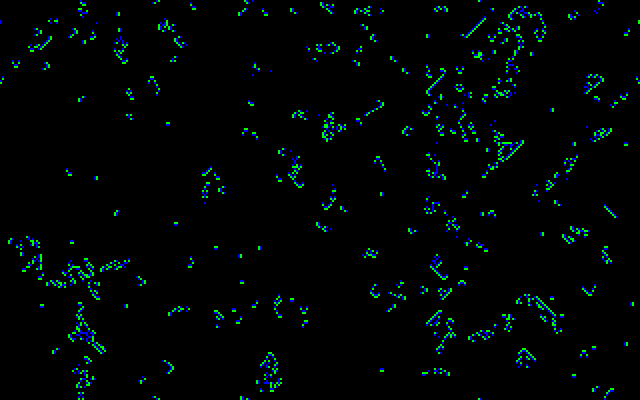
#> input picture Method 8/Brain/data/images/brain_11.png, 640 x 400 px; its folder holds 4 pictures in this run
$ jupyter execute --allow-errors Experiment3.ipynb   (older library calls are emulated)
#> lines starting #> are read from the running program, lines starting #| are printed output that depends on the picture
### Method 3/helpers.py
import numpy as np
import matplotlib.pyplot as plt
import matplotlib.animation as animation
import time
plt.rcParams['animation.ffmpeg_path'] = '/usr/local/bin/ffmpeg'
plt.rcParams["animation.html"] = "jshtml"


# [58 lines left out: functions summarize, summarize2, animate, not called in this run]


def encodeKey(index,value):
    return "{},{}".format(index,value)

def decodeKey(key):
    return list(map(lambda x: int(x),key.split(",")))

#returns an expression to get the transformed coordinates
# from the original dimensions to the 1 dimension flattened data
# [14 lines left out: function getExpr, not called in this run]

dexpr = None

#returns an array with the position in the flattened data
#coords is an array with coordinate relative to the cell in the original dimensions
# size = np.shape(data)
# [54 lines left out: functions getNeighbors, getNeighborsValue, not called in this run]

#returns in each iteration an array with the indexes of each dimension
def multiDimensionalGenerator(size):
    counters = np.array([size[i]-1 for i in range(len(size)-1)])
    counters = np.append(counters,size[-1])
    count = len(size)-1
    #start = time.time()
    while (counters[0] >= 0):
        counters[count] -= 1
        #print("generator {}".format(time.time()-start))
        yield [int(i) for i in counters]
        #start = time.time()
        if counters[count] <= 0:
            while(counters[count] <= 0 and count > 0):
                count -= 1
            counters[count] -= 1
            while(count+1 < len(size)):
                if count+1 == len(size)-1:
                    counters[count+1] = size[count+1]
                else:
                    counters[count+1] = size[count+1]-1
                count += 1

# [5 lines left out: function manhattanDistance, not called in this run]

def vonNeumann(radious,distance):
    expr = lambda x: manhattanDistance(x) <= distance
    return getNeighborhood(radious,expr)


def moore(radious):
    expr = lambda x: True
    neighborhood = getNeighborhood(radious,expr)
    return neighborhood

#returns an array with the neighborhood
#expression = function to filter the neighborhood, receives a list of the indexes according to the dimension
#radious = array with the distance from each dimension
def getNeighborhood(radious,expression):
    neighborhood = []
    spaces = []
    dimensions = len(radious)
    for i in range(dimensions):
        size = radious[i]
        spaces.append(np.arange(-size, size+1, 1))
    mesh = np.meshgrid(*spaces)
    stack = np.stack(mesh,axis=dimensions)
    stackShape = np.shape(stack)[:-1]
    for index in multiDimensionalGenerator(stackShape):
        tIndex = tuple(index)
        if expression(stack[tIndex]):
            neighborhood.append(stack[tIndex])
    for i in range(dimensions-1,-1,-1):
        neighborhood.sort(key = lambda x: x[i])
    return neighborhood

#returns an array with the neighborhood
#expression = function to filter the neighborhood, receives a list of the indexes according to the dimension
#radious = array with the distance from each dimension
# [26 lines left out: functions getNeighborhoodWLevels, mooreWLevels, not called in this run]

def vonNeumannWLevels(radious,distance):
    expr = lambda x: (manhattanDistance(x) <= distance, manhattanDistance(x))
    return getNeighborhoodWLevels(radious,expr)

# [196 lines left out: functions getLearningProblemWLevels, information, getStr, strLevel, getTable, getTopFrequent and 7 more, not called in this run]

### Method 8/Brain/Experiment3.ipynb
[cell 1]
import sys
#> (the rest of this cell did not finish here and is left out)

[cell 2]
import sys
import matplotlib.pyplot as plt
import cv2
import numpy as np
import os,sys,inspect
current_dir = os.path.dirname(os.path.abspath(inspect.getfile(inspect.currentframe())))
parent_dir = os.path.dirname(current_dir)
sys.path.insert(0, parent_dir)
from GGA import GGA
from ocat import OCAT
from test import CAModel,Testing1
import helpers
#> (the rest of this cell did not finish here and is left out)

#> (a cell that did not finish here is left out)

#> (a cell that did not finish here is left out)

#> (a cell that did not finish here is left out)

[cell 6]
from pybdm import BDM
#> (the rest of this cell did not finish here and is left out)

#> (a cell that did not finish here is left out)

#> (a cell that did not finish here is left out)

# Preprocessing

[cell 9]
if not os.path.isfile("data/data.npy"):
    dirName = "data/images"
    images = []
    paths = []
    for file in os.listdir(dirName):
        if (".png" in file):
            paths.append([int(file.split("_")[1].replace(".png","")),f'{dirName}/{file}'])
#> pass 2 of the loop `for file in os.listdir(dirName):`:
#> pass 3 of the loop `for file in os.listdir(dirName):`:
#> the loop made 4 passes; the first 3 are shown
    paths = sorted(paths,key=lambda x:x[0])
    for path in paths:
        img = cv2.imread(path[1],cv2.IMREAD_GRAYSCALE)
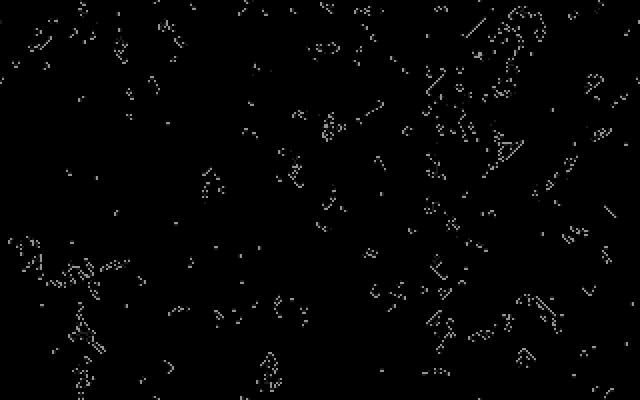
#> img: shape (400, 640); min 0, max 149, mean 3.5
        images.append(img)
#> pass 2 of the loop `for path in paths:`:
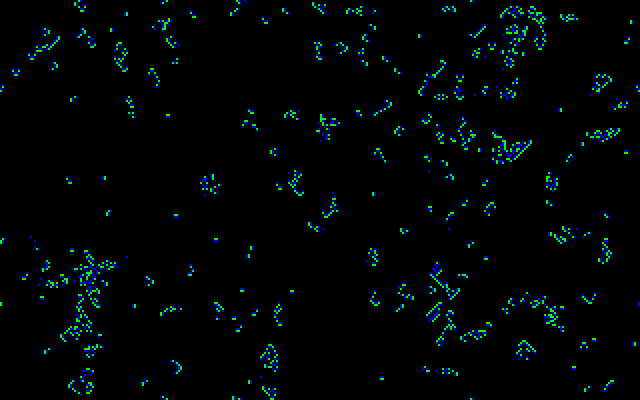
#> input picture Method 8/Brain/data/images/brain_15.png, 640 x 400 px
#> `img = cv2.imread(path[1],cv2.IMREAD_GRAYSCALE)`:
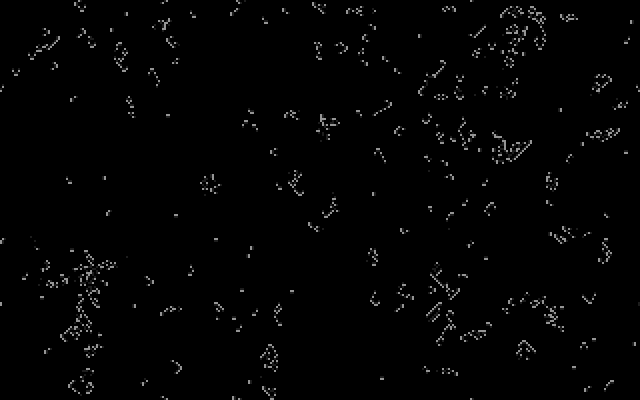
#> img: shape (400, 640); min 0, max 149, mean 3.3
#> pass 3 of the loop `for path in paths:`:
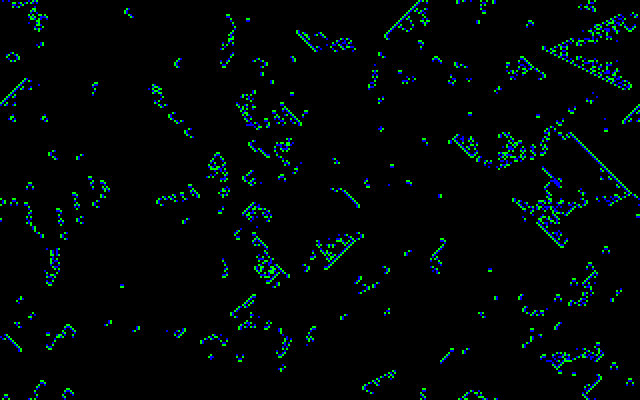
#> input picture Method 8/Brain/data/images/brain_126.png, 640 x 400 px
#> `img = cv2.imread(path[1],cv2.IMREAD_GRAYSCALE)`:
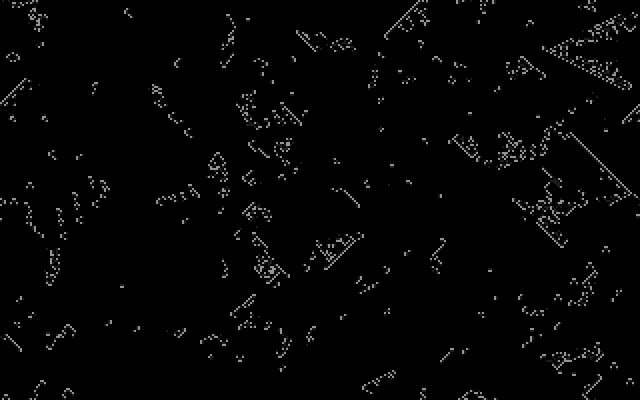
#> img: shape (400, 640); min 0, max 149, mean 4.6
#> the loop made 4 passes; the first 3 are shown
    images=np.array(images)
    values = {}
    count = 0
    for state in images:
        for row in state:
            for j,col in enumerate(row):
                if col not in values:
                    count+=1
                    values[col] = count
                row[j] = values[col]
    np.save("data/data.npy",images)
else:
    print("data.npy already exist")

[cell 10]
def getProblemSub2(data,iState,cell,stateSize,currentState,neighborhood,paddingType,paddingValue):
    index = tuple([iState]+cell)
    cls = data[index]
    #start = time.time()
    neighbors = helpers.getNeighbors(cell,neighborhood,stateSize)
    #print("neighbors time {}".format(time.time()-start))
    values = helpers.getNeighborsValue(currentState,neighbors,paddingType,paddingValue)
    #print("neighbors value time {}".format(time.time()-start))
    if values != None:
        values = [values[key] for key in values]
        values.append(cls)
    #print("neighbors value 2 time {}".format(time.time()-start))
    return values

def getProblemSub1(data,iState,dataSize,stateSize,noStates,neighborhood,paddingType,paddingValue):
    print(iState)
    currentState = data[iState-1].reshape(-1)
    backend = 'threading'
    with parallel_backend(backend):
        vlscls = Parallel(n_jobs=4)(delayed(getProblemSub2) (data,iState,cell,stateSize,currentState,neighborhood,paddingType,paddingValue) for cell in helpers.multiDimensionalGenerator(stateSize))
        vlscls = list(filter(lambda x: x != None,vlscls))
    return vlscls

def getProblem(data,neighborhood,paddingType,paddingValue):
    problem = []
    dataSize = np.shape(data)
    stateSize = dataSize[1:]
    noStates = dataSize[0]
    backend = 'threading'
    with parallel_backend(backend):
        problem = Parallel(n_jobs=4)(delayed(getProblemSub1)(data,iState,dataSize,stateSize,noStates,neighborhood,paddingType,paddingValue) for iState in range(1,noStates))
        problem = np.concatenate(problem)
    return problem

[cell 11]
data= np.load("data/data.npy")

[cell 12]
np.shape(data)

#> (a cell that did not finish here is left out)

[cell 14]
radious = 1
neighborhood = helpers.moore([radious,radious])
#> (the rest of this cell did not finish here and is left out)


#> (a cell that did not finish here is left out)

#> (a cell that did not finish here is left out)

#> (a cell that did not finish here is left out)

[cell 18]
corr2 = helpers2.getCorrelations2(data)
mat2 = helpers2.getMatrixCorrelations(corr2)
mat2

[cell 19]
for key in mat2:
    for row in mat2[key]["mat"]:
        plt.matshow(row.reshape((3,3)))

[cell 20]
for key in mat:
    for row in mat[key]["mat"]:
        plt.matshow(row.reshape((3,3)))

[cell 21]
modelGGA = GGA(data,np.shape(data)[1]-1,path="saves/Experiment1",verbose=0,noChilds=10,noChromosomes=100)

[cell 22]
modelGGA.run()

[cell 23]
caggamodel = CAModel(modelGGA.rules,neighborhood,1,-1)

[cell 24]
modelOCAT = OCAT(data,np.shape(data)[1]-1)

[cell 25]
modelOCAT.train()

[cell 26]
domain

[cell 27]
radious = 1
neighborhood = ganuggets2.moore([radious,radious])
paddingType = 2
paddingValue = 0
beta = 2
w1 = 1
w2 = 5
antMaxSize = 50
antMinSize = 3
population = 100
mutationRate = .05
crossprob = .5
noOffsprings = 2
noSteps = 100
print("step 1")
problem = ganuggets2.getLearningProblem(data[:160,150:250,270:370],neighborhood,paddingType,paddingValue)
print("step 2")
matrix = ganuggets2.dictToMat(problem)
print("step 3")
domain = ganuggets2.getDomain(matrix)
print("step 4")
binarized = np.array(ganuggets2.binarize(matrix,domain))
print("step 5")
binDomain = ganuggets2.getDomain(binarized)
print("step 6")

[cell 28]
binarized[300]

[cell 29]
goalAttr = list(binDomain.keys())[-1]
noEvents = ganuggets2.calculateNoEvents([goalAttr],binDomain,binarized)
print("step 7")
fit,pop,fitnessHistory = ganuggets2.ganuggets(population,noOffsprings,antMinSize,antMaxSize,beta,w1,w2,mutationRate,crossprob,binarized,binDomain,goalAttr,noEvents,-1,noSteps)
print("step 8")
bestInd = {}
for f in fit:
    if f[2] not in bestInd:
        bestInd[f[2]] = f
    if f[1] > bestInd[f[2]][1]:
        bestInd[f[2]] = f
bestPop = []
for key in bestInd:
    bestPop.append(pop[bestInd[key][0]])
print("step 9")
rules = ganuggets2.populationPostprocessing(bestPop)
print("step 10")
dRules = ganuggets2.binarizedToDomain(rules,domain)
print(bestInd)
dRules
